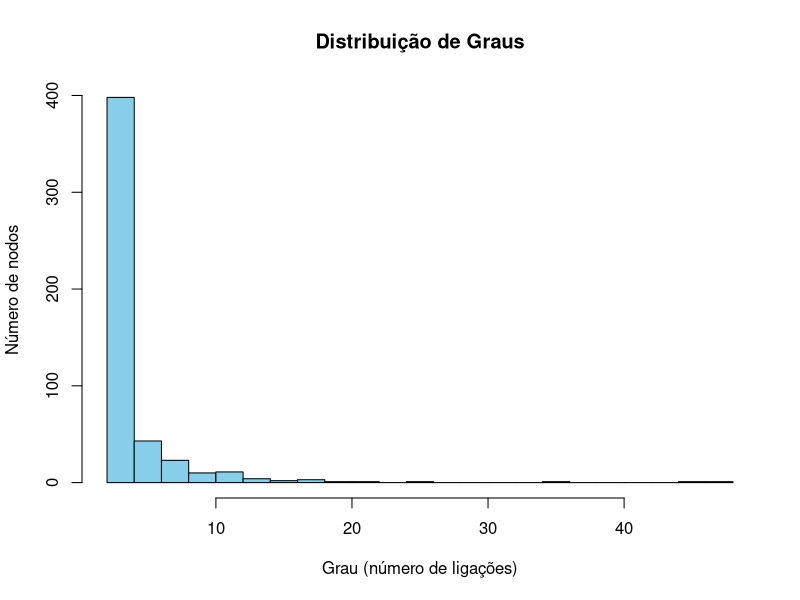
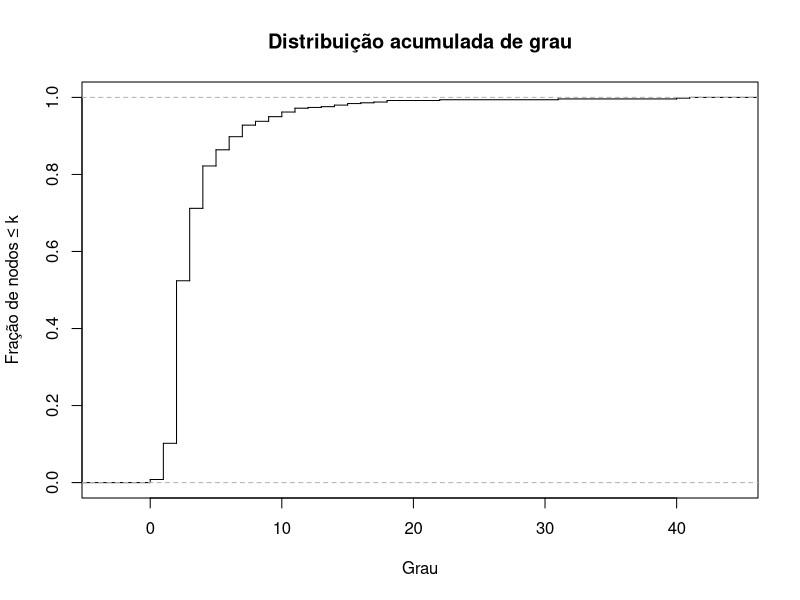

Write the R code that produced these figures, in order. (Note: this script raises an error after producing the figures.)
# install.packages("igraph")
# install.packages("kableExtra")
library(igraph)

# Leitura dos dados e construção do grafo
dados <- read.table("trab.txt", header = FALSE)
g_festa <- graph_from_data_frame(dados, directed = FALSE)
g_festa

################################# Parte I ##############################

#a) Indique a dimensão e o número de ligações da rede. 
# Determine a densidade e classifique a rede.

# Dimensão / Número de nodos -> 113
n_nod_festa <- vcount(g_festa)
n_nod_festa

# Número de ligações -> 2196
n_lig_festa <- ecount(g_festa)
n_lig_festa 

# Densidade -> 0.3470291 -> relativamente densa
densidade_festa <- edge_density(g_festa)
densidade_festa

# b) Obtenha o grau médio e a distribuição de grau. 
# Caracterize a distribuição de grau (mediana, quartis, etc.) e comente. 
# Calcule o parâmetro de heterogeneidade. Indique o 
# que pode concluir quanto à existência de hubs.

# Grau e estatísticas
graus_festa <- degree(g_festa)
summary(graus_festa)

min_festa <- min(graus_festa)
max_festa <- max(graus_festa)
median_festa <- median(graus_festa)
media_festa <- mean(graus_festa)
q1_festa <- quantile(graus_festa,0.25)
q3_festa <- quantile(graus_festa,0.75)

# Heterogeneidade -> 1.222905 -> Ligeiramente Heterogénia
heterogeneity_festa <- mean(graus_festa^2)/mean(graus_festa)^2
heterogeneity_festa

#c) Estude a associação de grau e indique o que poderá concluir-se.

# Associação de Grau -> -0.1225804
assortativity_degree(g_festa)

knn_vals <- knn(g_festa)$knn

nos_grau1 <- which(graus_festa == 1)
nos_grau1

# d) Determine a média dos comprimentos dos caminhos mais curtos.
# Indique o que pode concluir-se quanto à distância média.

# Distância entre nodos 
dist_festa <- distances(g_festa)
mean_dist_festa <- mean(dist_festa)
mean_dist_festa

# e) Determine os coeficientes de clustering dos nodos e da rede. 
# Diga o que pode concluir-se quanto à existência de triângulos.

# Clustering global -> 0.4952046 -> triângulos são frequentes
clust_global_festa <- transitivity(g_festa, type="global")
clust_global_festa

# Clustering Local
clust_local_festa <- transitivity(g_festa, type = "local", isolates = "zero")
# isolates = "zero" remove nodos com graus 0 e 1.
clust_local_festa
mean(clust_local_festa)

# f) Efetue a decomposição de core da rede. Indique o número de conchas 
# existentes e a dimensão de cada uma. Indique o que poderá concluir-se.

# Core -> núcleos/centros das ligações
core <- coreness(g_festa)
num_conchas <- length(unique(core))
num_conchas

dim_conchas <- table(core)
dim_conchas

bet <- betweenness(g_festa)
cls <- closeness(g_festa)
lc <- cluster_louvain(g_festa)

#### Variáveis auxiliares para gráficos

# Nó com maior betweenness
nodo_top <- which.max(bet)

membership_lc <- membership(lc)

# Identificar os 5 nós com maior grau
top_hubs <- names(sort(graus_festa, decreasing = TRUE)[1:5])
top_hubs
membership_lc[top_hubs]


############################ PARTE II #######################################
############
#### Q1 #### seed <- 5158 (aluno Daniel Fonseca n. 125158)
############

# Modelo Preferential-Attachment
# nodes = 500 nodos
# edges = 1000 ligacoes
set.seed(5158)
rede_q1 <- sample_pa(n = 500, m = 2, directed = FALSE)

ecount(rede_q1)

vcount(rede_q1)

# i) Determine a densidade e classifique a rede;
# Bastante esparsa com densidade 0.008
densidade_pa <- edge_density(rede_q1)
densidade_pa

# ii) Indique se a rede é conexa;
# TRUE
is_connected(rede_q1)

# iii) - Obtenha o grau médio e a distribuição de grau.
# Caracterize a distribuição de grau (mediana, quartis, etc.) e comente;
graus_q1 <- degree(rede_q1)

avg_grau <- mean(graus_q1)
summary(graus_q1)

# Difícil visualização
hist(graus_q1, breaks = 20, col = "skyblue",
     main = "Distribuição de Graus",
     xlab = "Grau (número de ligações)",
     ylab = "Número de nodos")

# Calcular distribuição acumulada
graus_sorted <- sort(graus_q1)
cdf <- ecdf(graus_sorted)


# iv) - Calcule o parâmetro de heterogeneidade. 
# Indique o que pode concluir quanto à existência de hubs;
grau_medio <- mean(graus_q1)
grau2_medio <- mean(graus_q1^2)

H <- grau2_medio / (grau_medio^2) # H = 2.13
H

# v) Estude a associação de grau e indique o que poderá concluir-se;

assor <- assortativity_degree(rede_q1, directed=FALSE)
assor # r < 0 é disassociativa, logo os hubs não estão conetados entre si.

knn_vals_q1 <- knn(rede_q1)$knn

# vi) - Determine a média dos comprimentos dos caminhos mais curtos e 
# o diâmetro da rede. Indique o que pode concluir-se quanto à distância média;

avg_path <- mean_distance(rede_q1, directed = FALSE)
avg_path

diam <- diameter(rede_q1, directed = FALSE)
diam

# vii) - Determine os coeficientes de clustering da rede. 
# Diga o que pode concluir-se quanto à existência de triângulos.
# Transitividade global
trans_global <- transitivity(rede_q1, type = "global")    # razão de triângulos fechados / triplets
trans_global

# Coeficiente local
clust_local <- transitivity(rede_q1, type = "local")

# coef local media
clust_media <- transitivity(rede_q1, type = "average")
clust_media

# Percentagem de nodos com clustering > 0
pct_with_triangles <- sum(clust_local > 0) / length(clust_local) * 100
pct_with_triangles

############
#### Q2 #### seed <- 5158 (aluno Daniel Fonseca n. 125158)
############

# probabilidade da ligação de ser removido
prob_rem <- 0.1 

# escolhe as ligações a ser removidas (lista de [TRUE, FALSE, TRUE, TRUE...])
rem_func <- runif(ecount(rede_q1)) < prob_rem 

# guarda as ligações a ser removidas
nod_rem <- E(rede_q1)[rem_func] 

# remove as ligações selecionadas aleatóriamente da rede
rede_q2 <- delete_edges(rede_q1, nod_rem) 


ecount(rede_q1) #997 ligações
ecount(rede_q2) #889 ligações

# plot(rede_q2, vertex.size = 5, vertex.label = NA, edge.color = "lightblue")

# i) - Indique o número de ligações removidas;
# 89 ligações removidas
rem_nod <- ecount(rede_q1) - ecount(rede_q2)
rem_nod

# ii) - Determine a densidade e classifique a rede;
# Bastante esparsa com densidade 0.007 (Mais esparsa que rede_q1)
densidade_q2 <- edge_density(rede_q2)

# iii) - Indique se a rede é conexa;
# FALSE -> existem nodos isolados (1)
is_connected(rede_q2)

# iv) - Obtenha o grau médio e a distribuição de grau.
#  Caracterize a distribuição de grau (mediana, quartis, etc.) e comente; -> no relatório
graus_q2 <- degree(rede_q2)

avg_grau <- mean(graus_q2)
summary(graus_q2)

# v) - Calcule o parâmetro de heterogeneidade. 
# Indique o que pode concluir quanto à existência de hubs;
grau_medio_q2 <- mean(graus_q2)
grau2_medio_q2 <- mean(graus_q2^2)

H_q2 <- grau2_medio_q2 / (grau_medio_q2^2) # H <- 2.15
H_q2

# Calcular distribuição acumulada
graus_sorted_q2 <- sort(graus_q2)
cdf_q2 <- ecdf(graus_sorted_q2)

# Plot CDF
plot(cdf_q2, main = "Distribuição acumulada de grau",
     xlab = "Grau", ylab = "Fração de nodos ≤ k",
     verticals = TRUE, do.points = FALSE)

# vi) - Estude a associação de grau e indique o que poderá concluir-se;
assor_q2 <- assortativity_degree(rede_q2, directed=FALSE)
assor_q2# r < 0 é disassociativa, logo os hubs não estão conetados entre si.


# vii) - Determine a média dos comprimentos dos caminhos mais curtos e o 
# diâmetro da rede. Indique o que pode concluir-se quanto à distância média;
avg_path_q2 <- mean_distance(rede_q2, directed = FALSE)
avg_path_q2

diam_q2 <- diameter(rede_q2, directed = FALSE)
diam_q2

# viii) - Determine o coeficiente de clustering da rede. 
# Diga o que pode concluir-se quanto à existência de triângulos;
clust_global_q2 <- transitivity(rede_q2, type = "global")
clust_global_q2

# Coeficiente local
clust_local_q2 <- transitivity(rede_q2, type = "local")

# coef local media
clust_media_q2 <- transitivity(rede_q2, type = "average")
clust_media_q2

# Percentagem de nodos com clustering > 0
pct_with_triangles_q2 <- sum(clust_local_q2 > 0) / length(clust_local_q2) * 100
pct_with_triangles_q2

# ix) - Compare os resultados obtidos antes e após a remoção de ligações;

tabela <- data.frame(
  Densidade=c(densidade_pa, densidade_q2), 
  
)
rownames(tabela)<-c("rede Q1","rede Q2")

#i) aumento de esparsidade 0.008 -> 0.007

#ii) deixa de ser conectada -> 1 nodo passou a ser isolado

#iii) Min. 1st Qu.  Median    Mean 3rd Qu.    Max.  -> Min. 1st Qu.  Median    Mean 3rd Qu.    Max. 
#    2.000   2.000   3.000   3.988   4.000  47.000     0.000   2.000   2.000   3.556   4.000  41.000

#iv) Heterogenidade_q1 <- 2.13 => Heterogenidade_q2 <- 2.15
# graus com mais ligações têm mais chance de perder ligações quando removemos nodos aleatóriamente, logo menor desigualdade de ligações entre nodos.

#v) Assortatividade_q1 <- -0.064 => Assortatividade_q2 <- -0.057
# A rede passou a ter menor tendência para conectar nós com graus semelhantes.

#vi) Aumento da distância média e do diâmetro da rede devido à remoção de "atalhos".

#vii) A clustering média diminuiu devido à diminução de nodos que resultou na diminuição de triângulos.